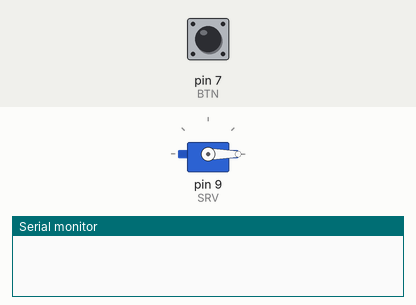
Recording of a sketch running on a simulated Arduino Uno, built with avr-gcc and run on an emulated ATmega328P. Parts: servo, the last lines printed to the serial monitor. The test bench sets the inputs (shaded band); at power-on: pin 7 (BTN) HIGH.

Above: at 1.2 s.
1.3 s: pin 7 (BTN) pulled LOW for 0.15 s
At 2.1 s:
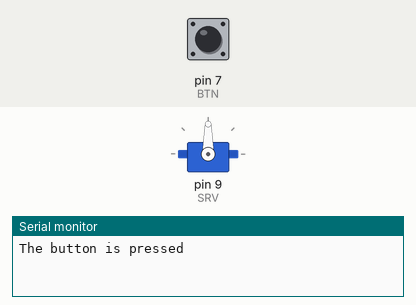
2.9 s: pin 7 (BTN) pulled LOW for 1 s
At 3.3 s:
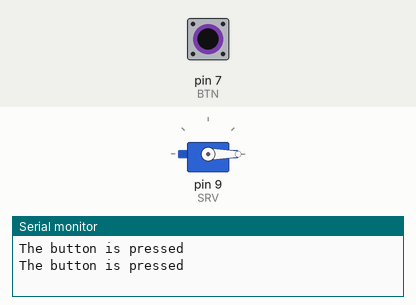
5.4 s: pin 7 (BTN) pulled LOW for 3.2 s
At 6.4 s:
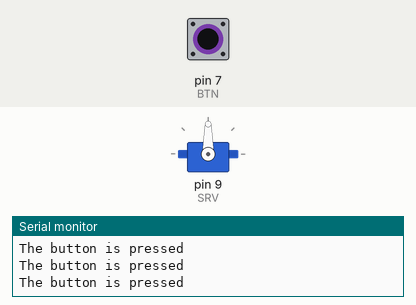
Timing chart, 0 to 8.4 s (numbered marks = the images above; inputs shaded):
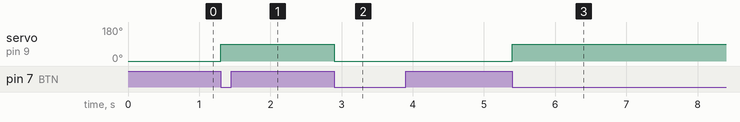

Measured:
- after the input at 1.3 s, servo on pin 9 (SRV): 0° → 90° at once
- after the input at 2.9 s, servo on pin 9 (SRV): 90° → 0° at once
- after the input at 5.4 s, servo on pin 9 (SRV): 0° → 90° at once

The sketch:

MP2.ino
```cpp
/*
  Name:
  Course-Section: BSIT-3A
  Date:

  Title: MP2
  Description: Build a prototype on the breadboard using single BUTTON and SERVO MOTOR.
                  - If button pressed, rotate servo 90 degrees
                  - If button pressed again, rotate servo back to 0 degrees
  Refs: https://roboticsbackend.com/arduino-push-button-tutorial/

 */

#include <Servo.h>

// Constants
const int BTN = 7;
const int SRV = 9;

Servo servo; // create servo object to control a servo

int angle = 0;          // Current angle of servo motor
int lastButtonState;    // Previous state of button
int currentButtonState; // Current state of button

void setup()
{
  Serial.begin(9600);

  pinMode(BTN, INPUT_PULLUP); // set arduino pin to input pull-up mode
  servo.attach(SRV);          // attaches the servo on pin 9 to the servo object

  servo.write(angle);
  currentButtonState = digitalRead(BTN);
}

void loop()
{
  // save the last state
  lastButtonState = currentButtonState;

  // read new state
  currentButtonState = digitalRead(BTN);

  // Event handler for button
  if (lastButtonState == HIGH && currentButtonState == LOW)
  {
    Serial.println("The button is pressed");

    // change angle of servo motor
    if (angle == 0)
      angle = 90;
    else if (angle == 90)
      angle = 0;

    // control servo motor according to the angle
    servo.write(angle);
  }
}
```
